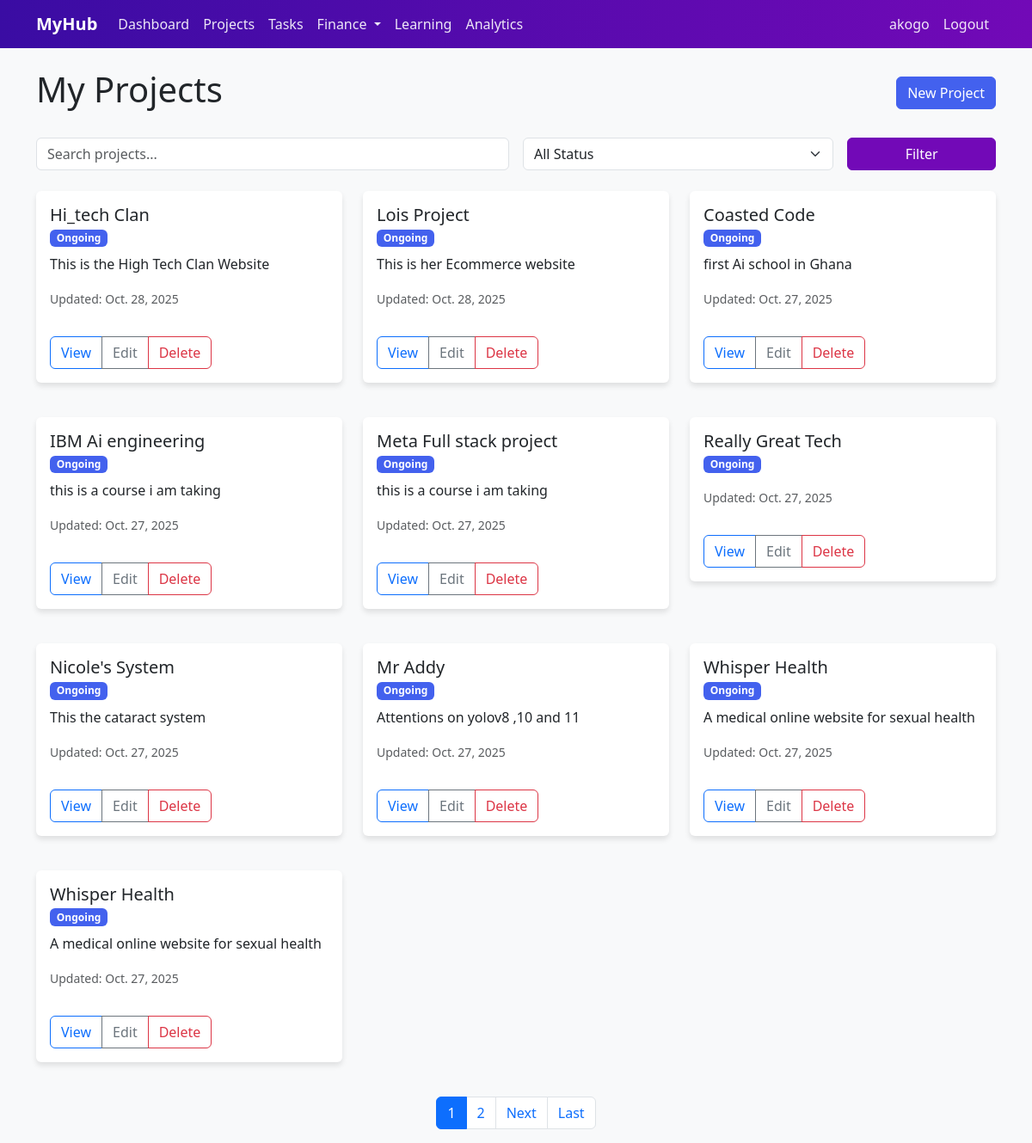
Before: /projects/ (signed in) with the older database file.
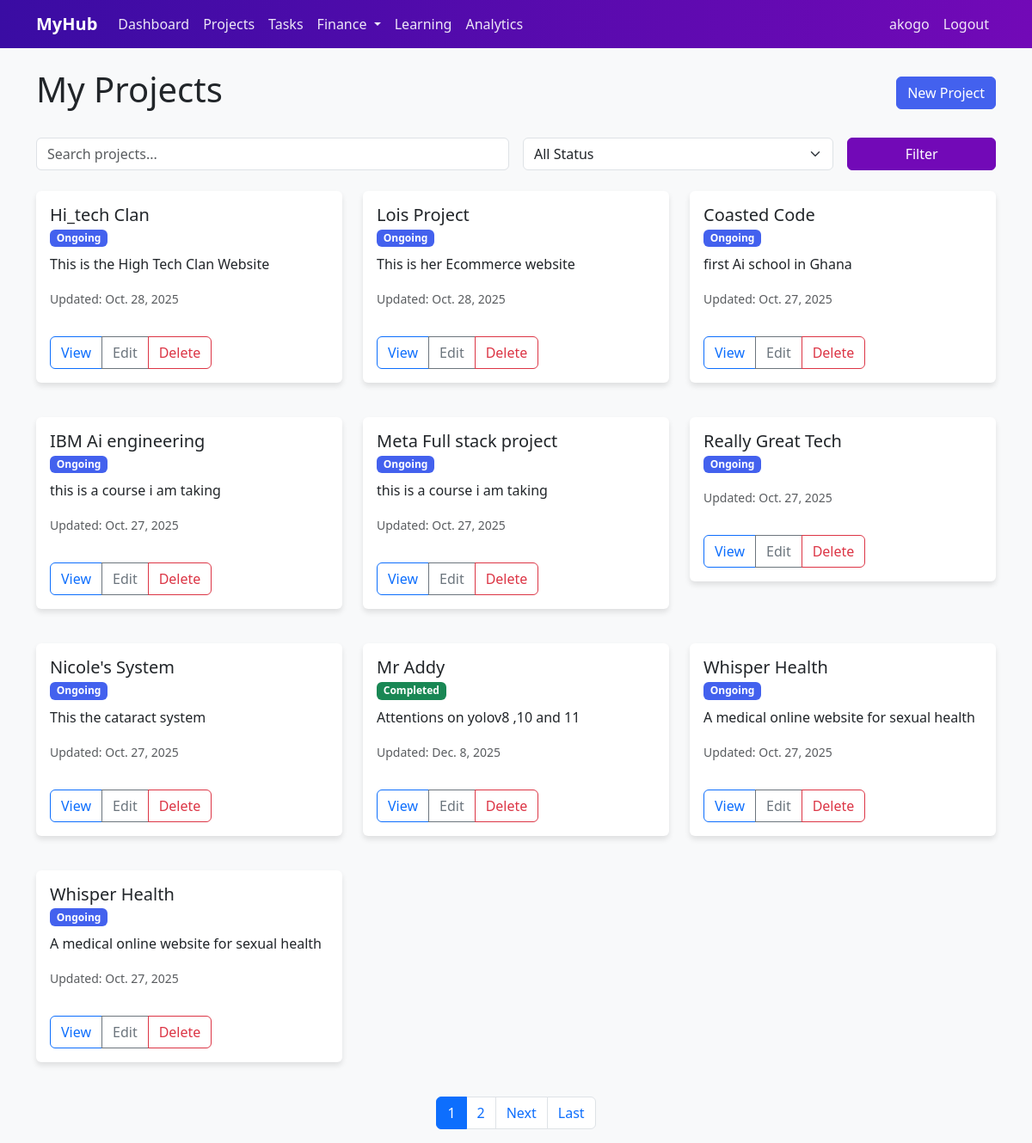
After: the same page with the newer database file.
### projects/models.py (models this page shows, shortened)
class Project(models.Model):
    STATUS_CHOICES = (
        ('ongoing', 'Ongoing'),
        ('completed', 'Completed'),
    )
    title = models.CharField(max_length=200)
    description = models.TextField(blank=True)
    owner = models.ForeignKey(settings.AUTH_USER_MODEL, on_delete=models.CASCADE, related_name='projects')
    status = models.CharField(max_length=10, choices=STATUS_CHOICES, default='ongoing')
    created_at = models.DateTimeField(auto_now_add=True)
    updated_at = models.DateTimeField(auto_now=True)

### projects/views.py (the view)
# urls.py: path('', ProjectListView.as_view(), name='project_list'),
class ProjectListView(LoginRequiredMixin, generic.ListView):
    model = Project
    template_name = 'projects/project_list.html'
    paginate_by = 10
    def get_queryset(self):
        queryset = Project.objects.filter(owner=self.request.user)
        search_query = self.request.GET.get('search', '')
        status_filter = self.request.GET.get('status', '')
        if search_query:
            queryset = queryset.filter(
                Q(title__icontains=search_query) |
                Q(description__icontains=search_query)
            )
        if status_filter:
            queryset = queryset.filter(status=status_filter)
        return queryset.order_by('-created_at')
    def get_context_data(self, **kwargs):
        context = super().get_context_data(**kwargs)
        context['search_query'] = self.request.GET.get('search', '')
        context['status_filter'] = self.request.GET.get('status', '')
        return context

### templates/projects/project_list.html (shortened to what this page needs)
{% extends "base.html" %}
{% load static %}
{% block content %}
<div class="d-flex justify-content-between align-items-center mb-4">
    <h1>My Projects</h1>
    <a href="{% url 'projects:project_create' %}" class="btn btn-primary">New Project</a>
</div>
<form method="get" class="mb-4">
    <div class="row g-3">
        <div class="col-md-6">
            <input type="text" name="search" class="form-control" placeholder="Search projects..." value="{{ search_query }}">
        </div>
        <div class="col-md-4">
            <select name="status" class="form-select">
                <option value="">All Status</option>
            </select>
        </div>
        <div class="col-md-2">
            <button type="submit" class="btn btn-secondary w-100">Filter</button>
        </div>
    </div>
</form>
<div class="row">
    {% for project in object_list %}
        <div class="col-md-4 mb-4">
            <div class="card">
                <div class="card-body">
                    <h5 class="card-title">{{ project.title }}</h5>
                    <h6 class="card-subtitle mb-2">
                        <span class="badge {% if project.status == 'completed' %}bg-success{% else %}bg-primary{% endif %}">
                            {{ project.get_status_display }}
                        </span>
                    </h6>
                    <p class="card-text">{{ project.description|truncatewords:30 }}</p>
                    <p class="card-text"><small class="text-muted">Updated: {{ project.updated_at|date }}</small></p>
                    <div class="btn-group">
                        <a href="{% url 'projects:project_detail' project.pk %}" class="btn btn-outline-primary">View</a>
                        <a href="{% url 'projects:project_edit' project.pk %}" class="btn btn-outline-secondary">Edit</a>
                        <a href="{% url 'projects:project_delete' project.pk %}" class="btn btn-outline-danger">Delete</a>
                    </div>
                </div>
            </div>
        </div>
    {% empty %}
        <div class="col-12">
            <p>No projects yet. <a href="{% url 'projects:project_create' %}">Create one</a>!</p>
        </div>
    {% endfor %}
</div>
{% if is_paginated %}
<nav aria-label="Page navigation">
    <ul class="pagination justify-content-center">
        {% for num in page_obj.paginator.page_range %}
            {% if page_obj.number == num %}
            <li class="page-item active"><span class="page-link">{{ num }}</span></li>
            {% elif num > page_obj.number|add:'-3' and num < page_obj.number|add:'3' %}
            <li class="page-item"><a class="page-link" href="?page={{ num }}">{{ num }}</a></li>
            {% endif %}
        {% endfor %}
        {% if page_obj.has_next %}
        <li class="page-item">
            <a class="page-link" href="?page={{ page_obj.next_page_number }}">Next</a>
        </li>
        <li class="page-item">
            <a class="page-link" href="?page={{ page_obj.paginator.num_pages }}">Last</a>
        </li>
        {% endif %}
    </ul>
</nav>
{% endif %}
{% endblock %}

Changed rows visible on the page:
changed Project "Mr Addy": status "Ongoing" → "Completed"; updated_at "Oct. 27, 2025" → "Dec. 8, 2025"
